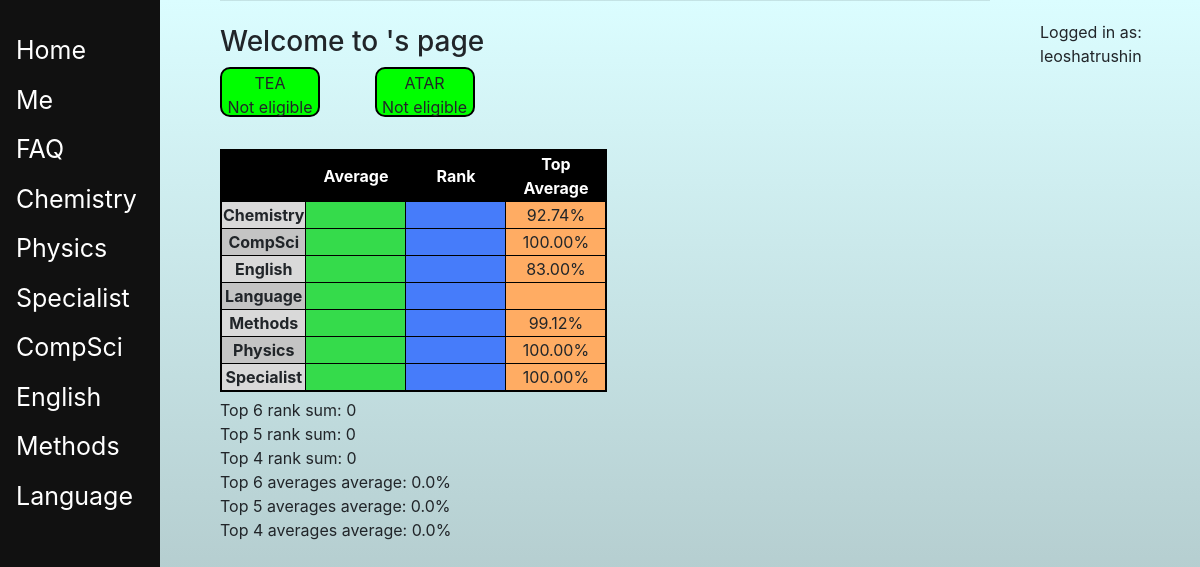
Screenshot of /leoshatrushin with the database file from the repository.
### main/models.py (models this page shows, shortened)
class Subject(models.Model):
    name = models.CharField(max_length=30)
    students = models.ManyToManyField(User, blank=True)
    gives_atar_bonus = models.BooleanField(null=True)

### main/views.py (the view)
# urls.py: path("<slug:slug>", views.slug_url_dispatcher, name='year page'),
def slug_url_dispatcher(response, slug):
    if Subject.objects.filter(name=slug).exists():
        return year_page(response, slug)
    elif User.objects.filter(username=slug).exists():
        return user_page(response, slug)
    else:
        return error(response, 404)
    """if User.objects.filter(name=other_name).exists():
        return me_page(response, slug1, slug2)"""

### main/models.py (called while the page is built)
    def __str__(self):
        return self.code

### main/views.py (called while the page is built)
def essential_context(active_user):
    if active_user.is_anonymous:
        return {'active_user': active_user}
    class_codes = list()
    subject_names = list()
    print(active_user.username)
    for subject_ in active_user.subject_set.all():
        subject_names += [subject_.name]
        print(Class.objects.filter(subject=subject_, students=active_user))
        class_codes += [Class.objects.get(subject=subject_, students=active_user).code]
    subjects = zip(subject_names, class_codes)
    return {'active_user': active_user, 'subjects': subjects}

def format(result):
    return str(round(100*result, 2)) + "%"

### main/templates/main/user page.html (shortened to what this page needs)
{% extends 'main/table page.html' %}
{% block before_table %}
	<h3>Welcome to {{user.username}}'s page</h3>
	<p id="rcorners" style="margin-right:50px;">TEA<br>{{TEA}}</p>
	<p id="rcorners">ATAR<br>{{atar}}</p>
{% endblock %}
{% block after_table %}
	<p>
		Top 6 rank sum: {{sum_6_ranks}}<br>
		Top 5 rank sum: {{sum_5_ranks}}<br>
		Top 4 rank sum: {{sum_4_ranks}}<br>
		Top 6 averages average: {{total_6_average}}<br>
		Top 5 averages average: {{total_5_average}}<br>
		Top 4 averages average: {{total_4_average}}<br>
	</p>
{% endblock %}

### main/templates/main/table page.html (shortened to what this page needs)
{% extends 'main/base.html' %}
{% block content %}
	{% block before_table %}{% endblock %}
	<table id="tablePageTable" style="display: inline-block;">
		{% for row in data %}
			<tr>
				{% if forloop.counter is 1 %}
					{% for value in row %}
						{% if cell is not '' %}
							<th>{{value}}</th>
						{% endif %}
					{% endfor %}
				{% else %}
					{% for value in row %}
						{% if forloop.counter is 1 %}
							{% if cell is not '' %}
								<th>{{value}}</th>
							{% endif %}
						{% else %}
							{% if cell is not '' %}
								<td>{{value}}</td>
							{% endif %}
						{% endif %}
					{% endfor %}
				{% endif %}
			</tr>
		{% endfor %}
	</table>
	{% block after_table %}{% endblock %}
{% endblock %}

### main/templates/main/base.html (shortened to what this page needs)
<!doctype html>
<html>
<head>
	{% load static %}
	<link rel="stylesheet" href="{% static 'main/js/jquery-3.4.1.min.js' %}">
	<link rel="stylesheet" href="{% static 'main/js/sorttable.js' %}">
	<link rel="stylesheet" href="https://stackpath.bootstrapcdn.com/bootstrap/4.3.1/css/bootstrap.min.css">
	{% load staticfiles %}
</head>
<body>
	<div class="sidenav">
		<ul>
			<li><a href="/">Home</a></li>
			<li><a href="/{{active_user.username}}">Me</a></li>
			<li><a href="/FAQ/">FAQ</a></li>
			{% for subject_name, class_code in subjects %}
				<li class="dropdown">
					<a href="/{{subject_name}}" class="dropbtn">{{subject_name}}</a>
				</li>
			{% endfor %}
		</ul>
	</div>
	<div class="sidenav2">
		Logged in as: {{active_user.username}}
	</div>
 	{% load static %}
	<div id="content" name="content" class="main">
		<div class="row justify-content-center">
			<div class="col-8">
				{% block content %}
				{% endblock %}
			</div>
		</div>
	</div>
</body>
</html>

### rows the page displays
Subject: subjects "Chemistry", row "Chemistry"
Subject: subjects "Physics", row "Physics"
Subject: subjects "Specialist", row "Specialist"
Subject: subjects "CompSci", row "CompSci"
Subject: subjects "English", row "English"
Subject: subjects "Methods", row "Methods"
Subject: subjects "Language", row "Language"

### other values shown
{{ active_user.username }} "leoshatrushin"
{{ TEA }} "Not eligible"
{{ atar }} "Not eligible"
{{ value }} "Average" "Rank" "Top Average"
{{ value }} "92.74%" "100.00%" "83.00%" "99.12%" "100.00%" "100.00%"
{{ sum_6_ranks }} "0"
{{ sum_5_ranks }} "0"
{{ sum_4_ranks }} "0"
{{ total_6_average }} "0.0%"
{{ total_5_average }} "0.0%"
{{ total_4_average }} "0.0%"
